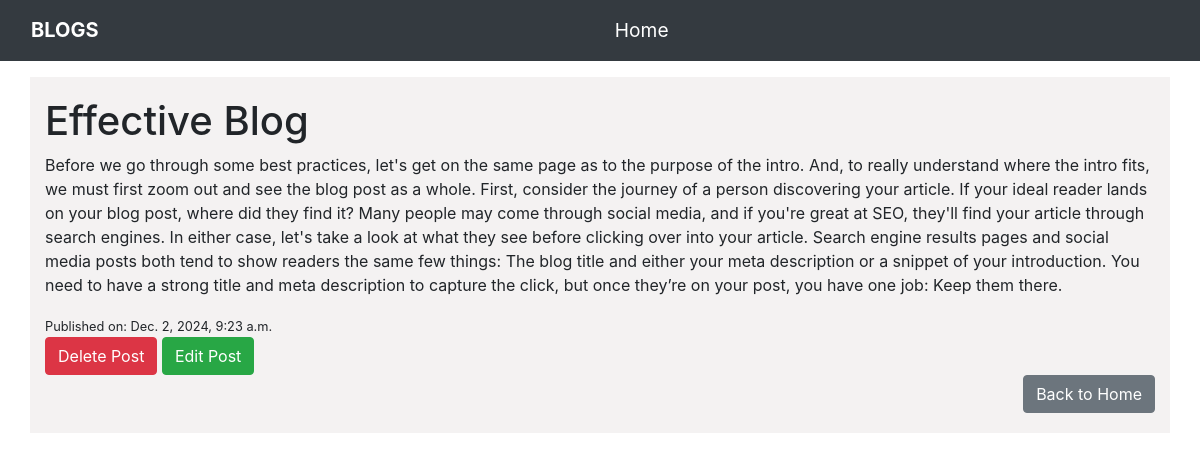
Screenshot of /post/24/ (signed in) with the database file from the repository.
### my_app/models.py (models this page shows)
class Post(models.Model):
    title = models.CharField(max_length=50,null=True,blank=True)
    content = models.TextField()
    author = models.ForeignKey(User, on_delete=models.SET_NULL, null=True, blank=True)
    published = models.DateTimeField(auto_now_add=True)

### my_app/views.py (the view)
# urls.py: path("post/<int:id>/",views.post_detail,name='post_detail'),
def post_detail(request,id):
    if not request.user.is_authenticated:
        messages.error(request,'You Must Login First')
        return redirect('login_view')
    try:
        post = get_object_or_404(Post,id=id)
        return render(request,'post_detail_page.html',{'post': post})
    except Exception as e:
        messages.error(request,f'Error Occured:{str(e)}')
        return redirect('home_page')

### my_app/templates/post_detail_page.html (shortened to what this page needs)
<!doctype html>
<html lang="en">
<head>
    {% load static %}
    <link rel="stylesheet" href="{% static 'post_detail_page.css'%}">
    <link rel="stylesheet" href="https://stackpath.bootstrapcdn.com/bootstrap/4.3.1/css/bootstrap.min.css"
>
</head>
<body>
    <form method="POST">
        <div class='post_detail'>
            <nav class="navbar navbar-expand-lg navbar-dark bg-dark">
                <div class="container-fluid">
                    <a class="navbar-brand" href="{% url 'home_page' %}">BLOGS</a>
                    <div class="mx-auto">
                        <a class="nav-link active text-white" href="{% url 'home_page' %}">Home</a>
                    </div>
                </div>
            </nav>
        </div>
        <div class="container mt-3">
            <h1>{{ post.title }}</h1>
            <p>{{ post.content }}</p>
            <small>Published on: {{ post.published }}</small>
            <div>
                <a class="btn btn-danger" href="{% url 'delete_post' post.id %}" role="button">Delete Post</a>
                <a class="btn btn-success" href="{% url 'edit_post' post.id %}" role="button">Edit Post</a>
            </div>
    </form>
    <div class="back">
        <a class="btn btn-secondary" href="{% url 'home_page' %}" role="button">Back to Home</a>
    </div>
</body>
</html>

### my_app/static/post_detail_page.css (style rules this page uses)
* { margin: 0; padding: 0; box-sizing: border-box; }
body { min-height:100vh !important; overflow-y: scroll; }
.navbar-brand { font-size: 1.5rem; font-weight: bold; color: white; }
.nav-link { font-size: 1.2rem; }
.container { background-color: rgb(166 147 147 / 12%); padding: 20px; }
.back { display: flex; justify-content: flex-end; }

### rows the page displays
Post: title "Effective Blog", content "Before we go through some best practices, let's get on the same page as to the purpose of the intro. And, to really understand where the intro fits, we must first zoom out and see the blog post as a whole. First, consider the journey of a person discovering your article. If your ideal reader lands on your blog post, where did they find it? Many people may come through social media, and if you're great at SEO, they'll find your article through search engines. In either case, let's take a look at what they see before clicking over into your article. Search engine results pages and social media posts both tend to show readers the same few things: The blog title and either your meta description…", published "Dec. 2, 2024, 9:23 a.m."
